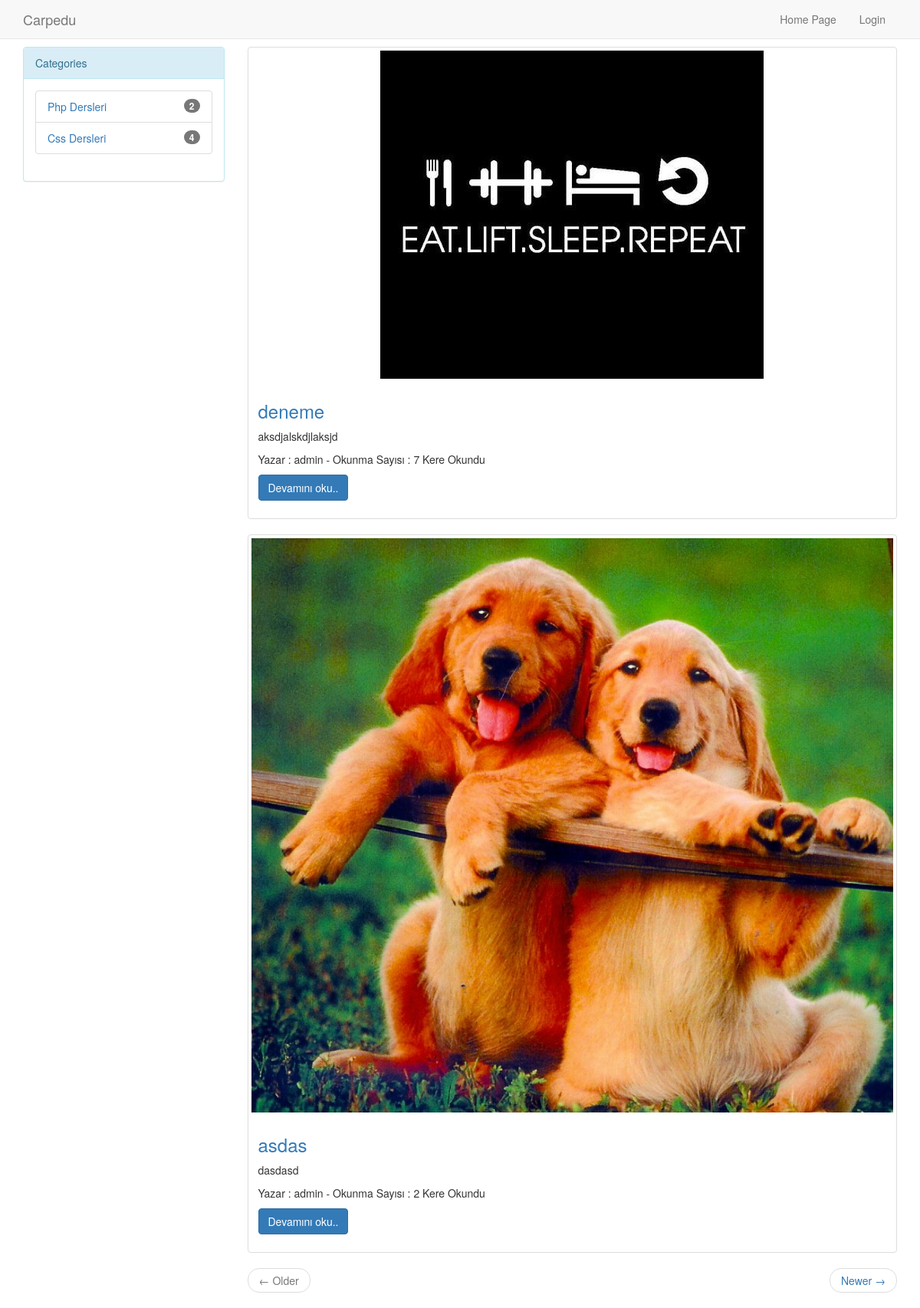
The page / on the database its author committed.
### blog/models.py (models this page shows, shortened)
class Category(models.Model):
    categoryName = models.CharField(blank=False, max_length=120,verbose_name="Kategori Adı")
    categorySlug = models.SlugField(unique=True, blank=False)
    def get_absolute_url(self):
        return reverse('blog:category',kwargs={'slug': self.categorySlug})

class Post(models.Model):
    blank = True
    null = True
    title = models.CharField(max_length=120,verbose_name="Başlık",blank=False)
    content = models.TextField(blank=False,verbose_name="İçerik")
    date = models.DateTimeField(auto_now_add = True, verbose_name="Yayımlanma Tarihi")
    image = models.ImageField(blank=False)
    slug = models.SlugField(unique=True)
    category = models.ForeignKey(Category, on_delete=models.CASCADE, related_name="postcategory")
    user = models.ForeignKey(User)
    contentCount = models.IntegerField(blank=False,verbose_name="Haber Okundu Sayısı",default=0)
    def get_posts_detail_url(self):
        return reverse('blog:detail', kwargs={'slug':self.slug})

### blog/views.py (the view)
# urls.py: url(r'^$', home_view, name="index"),
def home_view(request):
    try:
        allCategories = Category.objects.all()
        allPosts = Post.objects.all().order_by('-id')
        paginator = Paginator(allPosts, 2)
        page = request.GET.get('page')
        try:
            post = paginator.page(page)
        except PageNotAnInteger:
            post = paginator.page(1)
        except EmptyPage:
            post = paginator.page(paginator.num_pages)
        return render(request, 'blog/home.html', {
            'categories': allCategories,
            'posts': post,
        })
    except Post.DoesNotExist:
        raise Http404("No MyModel matches the given query.")

### templates/blog/home.html
{% extends 'base.html' %}
{%block body%}
<div class="col-md-9">
    {%for allposts in posts%}
    <div class="thumbnail">
        <img src="{{ MEDIA_URL }}{{allposts.image.url}}" alt="Python blog">
        <div class="caption">
            <h3><a href="{{allposts.get_posts_detail_url}}">{{allposts.title}}</a></h3>
            <p>
                {{allposts.content|truncatechars:255}}
            </p>
            <p>
                Yazar : {{allposts.user}} - Okunma Sayısı : {{allposts.contentCount}} Kere Okundu
            </p>
            <p>
                <a href="{{allposts.get_posts_detail_url}}" class="btn btn-primary" role="button">Devamını oku..</a>
            </p>
        </div>
    </div>
    {%endfor%}
    <nav aria-label="...">
        <ul class="pager">
            {% if posts.has_previous %}
                  <li class="previous"><a href="?page={{ posts.previous_page_number }}"><span aria-hidden="true">&larr;</span> Older</a></li>
            {%else%}
                  <li class="previous disabled"><a href="#"><span aria-hidden="true">&larr;</span> Older</a></li>
            {%endif%}
            {%if posts.has_next %}
                  <li class="next"><a href="?page={{ posts.next_page_number }}">Newer <span aria-hidden="true">&rarr;</span></a></li>
            {%endif%}
        </ul>
    </nav>
</div>
{%endblock%}

### templates/base.html (shortened to what this page needs)
<!doctype html>
<html lang="tr">
<head>
    {%block head%}
    {% load staticfiles %}
    <link rel="stylesheet" href="{% static 'css/bootstrap.min.css' %}">
    <link rel="stylesheet" href="{% static 'css/main.css' %}">
    {%endblock%}
</head>
<body>
<div class="container">
    <div class="row" style="margin-bottom:60px">
        <div class="col-md-12">
            <nav class="navbar navbar-default  navbar-fixed-top">
                <div class="container">
                    <div class="navbar-header">
                        <a class="navbar-brand" href="{%url 'blog:index'%}">Carpedu</a>
                    </div>
                    <div id="navbar" class="navbar-collapse collapse navbar-right">
                        <ul class="nav navbar-nav">
                            <li><a href="{% url 'blog:index' %}">Home Page</a></li>
                            {% if not request.user.is_authenticated %}
                             <li><a href="{% url 'blog:login' %}">Login</a></li>
                            {%else%}
                             <li><a href="{% url 'blog:add' %}">Add Article</a></li>
                             <li><a href="{% url 'blog:logout' %}">Logout</a></li>
                            {%endif%}
                        </ul>
                    </div>
                </div>
            </nav>
        </div>
    </div>
    <div class="row">
        {% block category %}
        <div class="col-md-3">
            <div class="panel panel-info">
                <div class="panel-heading">
                    Categories
                </div>
                <div class="panel-body">
                    <ul class="list-group">
                        {% for cat in categories %}
                        <li class="list-group-item">
                            <span class="badge">{{cat.postcategory.count}}</span>
                            <a href="{{cat.get_absolute_url}}">{{cat.categoryName}}</a>
                        </li>
                        {% endfor %}
                    </ul>
                </div>
            </div>
        </div>
        {%endblock%}
        {%block body%}
        {%endblock%}
    </div>
</div>
</body>
</html>

### rows shown on the page
Category: postcategory.count "2", categoryName "Php Dersleri"
Category: postcategory.count "4", categoryName "Css Dersleri"
Post: image (picture), title "deneme", content "aksdjalskdjlaksjd", user "admin", contentCount "7"
Post: image (picture), title "asdas", content "dasdasd", user "admin", contentCount "2"
